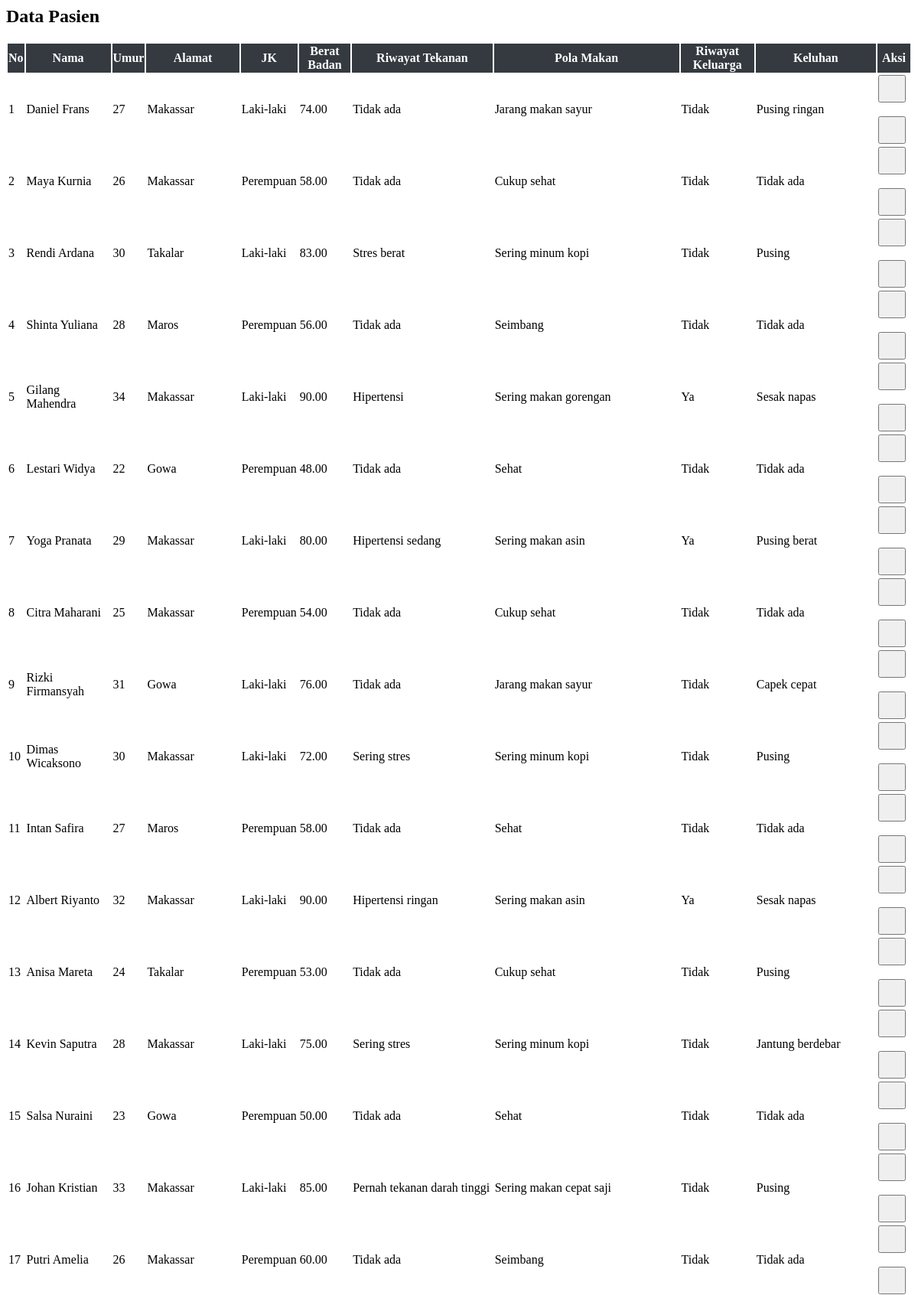
The app's page /pasien.php (upper part) with its own data.
### tables this page shows
CREATE TABLE IF NOT EXISTS `212341_pasien` (
  `212341_pasien_id` int NOT NULL,
  `212341_nama` varchar(100) NOT NULL,
  `212341_umur` int NOT NULL,
  `212341_alamat` varchar(255) DEFAULT NULL,
  `212341_jk` enum('Laki-laki','Perempuan') NOT NULL,
  `212341_berat_badan` decimal(5,2) DEFAULT NULL,
  `212341_riwayat_tekanan` text,
  `212341_pola_makan` text,
  `212341_riwayat_keluarga` enum('Ya','Tidak') DEFAULT 'Tidak',
  `212341_keluhan` text,
  `212341_created_at` timestamp NULL DEFAULT CURRENT_TIMESTAMP
);

### pasien.php (the view, shortened to what this page needs)
<?php
include "config.php";
$res=$conn->query("SELECT * FROM 212341_pasien ORDER BY 212341_pasien_id DESC");
$rows=$res?$res->fetch_all(MYSQLI_ASSOC):[];
?>
<h2 class="mb-4">Data Pasien</h2>
<table class="table table-bordered table-striped" id="tablePasien">
<thead>
<tr>
<th>No</th>
<th>Nama</th>
<th>Umur</th>
<th>Alamat</th>
<th>JK</th>
<th>Berat Badan</th>
<th>Riwayat Tekanan</th>
<th>Pola Makan</th>
<th>Riwayat Keluarga</th>
<th>Keluhan</th>
<th>Aksi</th>
</tr>
</thead>
<tbody>
<?php $no=1; foreach($rows as $r): ?>
<tr>
<td class="text-center"><?= $no++ ?></td>
<td><?= htmlspecialchars($r['212341_nama']) ?></td>
<td class="text-center"><?= $r['212341_umur'] ?></td>
<td><?= htmlspecialchars($r['212341_alamat']) ?></td>
<td class="text-center"><?= $r['212341_jk'] ?></td>
<td class="text-center"><?= $r['212341_berat_badan'] ?></td>
<td><?= htmlspecialchars($r['212341_riwayat_tekanan']) ?></td>
<td><?= htmlspecialchars($r['212341_pola_makan']) ?></td>
<td><?= $r['212341_riwayat_keluarga'] ?></td>
<td><?= htmlspecialchars($r['212341_keluhan']) ?></td>
<td class="text-center td-actions">
    <button class="btn btn-primary btnEdit" data-id="<?= $r['212341_pasien_id'] ?>">
    </button>
    <br><br>
    <button class="btn btn-danger btnHapus" data-id="<?= $r['212341_pasien_id'] ?>">
    </button>
</td>
</tr>
<?php endforeach; ?>
</tbody>
</table>

### pasien.php (style rules this page uses)
#tablePasien th { text-align: center; vertical-align: middle; background-color: #343a40; color: #fff; }
#tablePasien td { vertical-align: middle; }
.td-actions .btn { width: 36px; height: 36px; padding: 0; margin-right: 5px; display: inline-flex; justify-content: center; align-items: center; }

### records on screen
212341_pasien: 212341_nama "Daniel Frans", 212341_umur "27", 212341_alamat "Makassar", 212341_jk "Laki-laki", 212341_berat_badan "74.00", 212341_riwayat_tekanan "Tidak ada", 212341_pola_makan "Jarang makan sayur", 212341_riwayat_keluarga "Tidak", 212341_keluhan "Pusing ringan"
212341_pasien: 212341_nama "Maya Kurnia", 212341_umur "26", 212341_alamat "Makassar", 212341_jk "Perempuan", 212341_berat_badan "58.00", 212341_riwayat_tekanan "Tidak ada", 212341_pola_makan "Cukup sehat", 212341_riwayat_keluarga "Tidak", 212341_keluhan "Tidak ada"
212341_pasien: 212341_nama "Rendi Ardana", 212341_umur "30", 212341_alamat "Takalar", 212341_jk "Laki-laki", 212341_berat_badan "83.00", 212341_riwayat_tekanan "Stres berat", 212341_pola_makan "Sering minum kopi", 212341_riwayat_keluarga "Tidak", 212341_keluhan "Pusing"
212341_pasien: 212341_nama "Shinta Yuliana", 212341_umur "28", 212341_alamat "Maros", 212341_jk "Perempuan", 212341_berat_badan "56.00", 212341_riwayat_tekanan "Tidak ada", 212341_pola_makan "Seimbang", 212341_riwayat_keluarga "Tidak", 212341_keluhan "Tidak ada"
212341_pasien: 212341_nama "Gilang Mahendra", 212341_umur "34", 212341_alamat "Makassar", 212341_jk "Laki-laki", 212341_berat_badan "90.00", 212341_riwayat_tekanan "Hipertensi", 212341_pola_makan "Sering makan gorengan", 212341_riwayat_keluarga "Ya", 212341_keluhan "Sesak napas"
212341_pasien: 212341_nama "Lestari Widya", 212341_umur "22", 212341_alamat "Gowa", 212341_jk "Perempuan", 212341_berat_badan "48.00", 212341_riwayat_tekanan "Tidak ada", 212341_pola_makan "Sehat", 212341_riwayat_keluarga "Tidak", 212341_keluhan "Tidak ada"
212341_pasien: 212341_nama "Yoga Pranata", 212341_umur "29", 212341_alamat "Makassar", 212341_jk "Laki-laki", 212341_berat_badan "80.00", 212341_riwayat_tekanan "Hipertensi sedang", 212341_pola_makan "Sering makan asin", 212341_riwayat_keluarga "Ya", 212341_keluhan "Pusing berat"
212341_pasien: 212341_nama "Citra Maharani", 212341_umur "25", 212341_alamat "Makassar", 212341_jk "Perempuan", 212341_berat_badan "54.00", 212341_riwayat_tekanan "Tidak ada", 212341_pola_makan "Cukup sehat", 212341_riwayat_keluarga "Tidak", 212341_keluhan "Tidak ada"
212341_pasien: 212341_nama "Rizki Firmansyah", 212341_umur "31", 212341_alamat "Gowa", 212341_jk "Laki-laki", 212341_berat_badan "76.00", 212341_riwayat_tekanan "Tidak ada", 212341_pola_makan "Jarang makan sayur", 212341_riwayat_keluarga "Tidak", 212341_keluhan "Capek cepat"
212341_pasien: 212341_nama "Dimas Wicaksono", 212341_umur "30", 212341_alamat "Makassar", 212341_jk "Laki-laki", 212341_berat_badan "72.00", 212341_riwayat_tekanan "Sering stres", 212341_pola_makan "Sering minum kopi", 212341_riwayat_keluarga "Tidak", 212341_keluhan "Pusing"
212341_pasien: 212341_nama "Intan Safira", 212341_umur "27", 212341_alamat "Maros", 212341_jk "Perempuan", 212341_berat_badan "58.00", 212341_riwayat_tekanan "Tidak ada", 212341_pola_makan "Sehat", 212341_riwayat_keluarga "Tidak", 212341_keluhan "Tidak ada"
212341_pasien: 212341_nama "Albert Riyanto", 212341_umur "32", 212341_alamat "Makassar", 212341_jk "Laki-laki", 212341_berat_badan "90.00", 212341_riwayat_tekanan "Hipertensi ringan", 212341_pola_makan "Sering makan asin", 212341_riwayat_keluarga "Ya", 212341_keluhan "Sesak napas"
212341_pasien: 212341_nama "Anisa Mareta", 212341_umur "24", 212341_alamat "Takalar", 212341_jk "Perempuan", 212341_berat_badan "53.00", 212341_riwayat_tekanan "Tidak ada", 212341_pola_makan "Cukup sehat", 212341_riwayat_keluarga "Tidak", 212341_keluhan "Pusing"
212341_pasien: 212341_nama "Kevin Saputra", 212341_umur "28", 212341_alamat "Makassar", 212341_jk "Laki-laki", 212341_berat_badan "75.00", 212341_riwayat_tekanan "Sering stres", 212341_pola_makan "Sering minum kopi", 212341_riwayat_keluarga "Tidak", 212341_keluhan "Jantung berdebar"
212341_pasien: 212341_nama "Salsa Nuraini", 212341_umur "23", 212341_alamat "Gowa", 212341_jk "Perempuan", 212341_berat_badan "50.00", 212341_riwayat_tekanan "Tidak ada", 212341_pola_makan "Sehat", 212341_riwayat_keluarga "Tidak", 212341_keluhan "Tidak ada"
212341_pasien: 212341_nama "Johan Kristian", 212341_umur "33", 212341_alamat "Makassar", 212341_jk "Laki-laki", 212341_berat_badan "85.00", 212341_riwayat_tekanan "Pernah tekanan darah tinggi", 212341_pola_makan "Sering makan cepat saji", 212341_riwayat_keluarga "Tidak", 212341_keluhan "Pusing"
212341_pasien: 212341_nama "Putri Amelia", 212341_umur "26", 212341_alamat "Makassar", 212341_jk "Perempuan", 212341_berat_badan "60.00", 212341_riwayat_tekanan "Tidak ada", 212341_pola_makan "Seimbang", 212341_riwayat_keluarga "Tidak", 212341_keluhan "Tidak ada"
